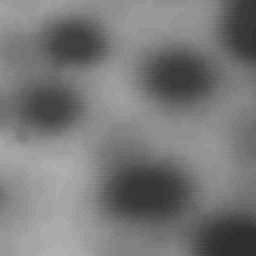
%> input picture project10/img/Fig1056(a)(blob_original).tif, 128 x 128 px (shown 2 times larger)
$ octave example1012.m   (GNU Octave 9; MATLAB toolbox functions it lacks are replaced by stand-ins)
%> lines starting %> are read from the running program, lines starting %| are printed output that depends on the picture; in (x1, y1, x2, y2) boxes, pixels count from 0 and x2, y2 are one past the last pixel; in counts of white or black regions, pixels touching at a corner belong together; the program's own positions count from 1
%   使用梯度的分水岭分割
f=imread('img/Fig1056(a)(blob_original).tif');
%> f: size 128x128 uint8; min 4, max 120, mean 71.2
imshow(f);
h = fspecial('sobel');
fd = double(f);
g = sqrt(imfilter(fd,h,'replicate').^2 + imfilter(fd,h','replicate').^2);
L = watershed(g);
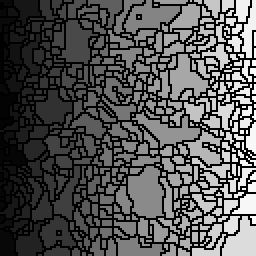
%> L: size 128x128 uint16 (shown 2 times larger); min 0, max 499, mean 163.5; drawn with min black and max white
wr = L == 0;
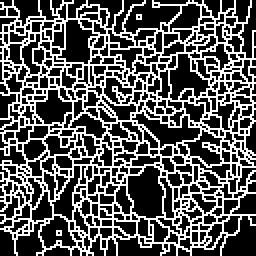
%> wr: size 128x128 logical (shown 2 times larger); 34% white in thin lines or dots
figure,imshow(wr);

rm=imregionalmin(f);
%> rm: size 128x128 logical; 5% white; 9 white regions (2 under 20 px), largest, box (x1, y1, x2, y2) and area: (64, 90, 82, 103) 205, (110, 116, 128, 128) 189, (84, 34, 97, 44) 112
im=imextendedmin(f,2);
fim=f;
fim(im)=175;
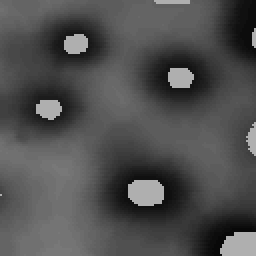
%> fim: size 128x128 uint8 (shown 2 times larger); min 8, max 175, mean 78.9
figure,imshow(fim);
Lim=watershed(bwdist(im));
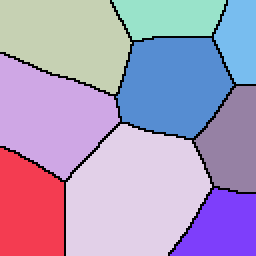
%> Lim: size 128x128 uint8 (shown 2 times larger); 10 distinct labels, from 0 to 9; one colour per label, 0 black
em=Lim==0;
%> em: size 128x128 logical; 3.8% white in thin lines or dots
figure,imshow(em);

g2=imimposemin(g,im|em);
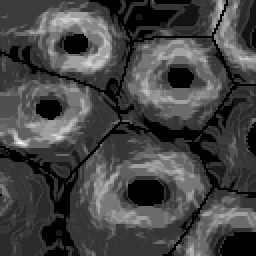
%> g2: size 128x128 double (shown 2 times larger); 8.78% of the values are NaN or infinite; the others: min 0.0759, max 75.97, mean 22.83; drawn with min black, max white, NaN and infinite black
L2=watershed(g2);
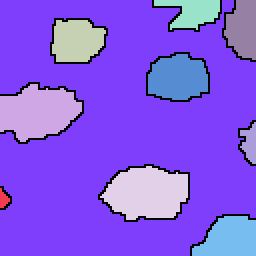
%> L2: size 128x128 uint8 (shown 2 times larger); 11 distinct labels, from 0 to 10; one colour per label, 0 black
f2=f;
f2(L2==0)=255;
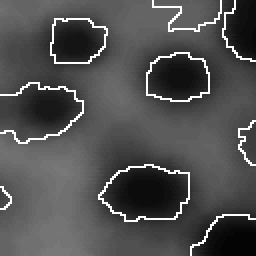
%> f2: size 128x128 uint8 (shown 2 times larger); min 4, max 255, mean 80.2
figure,imshow(L2);
